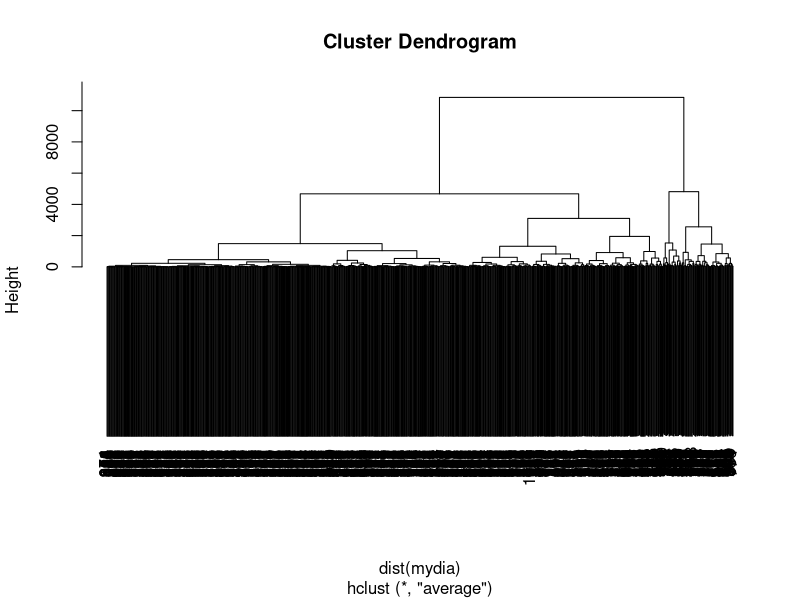
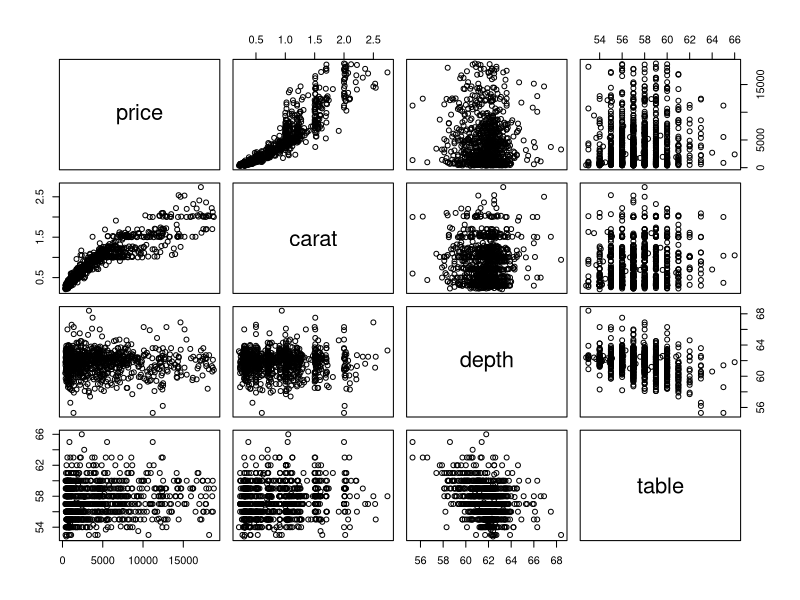
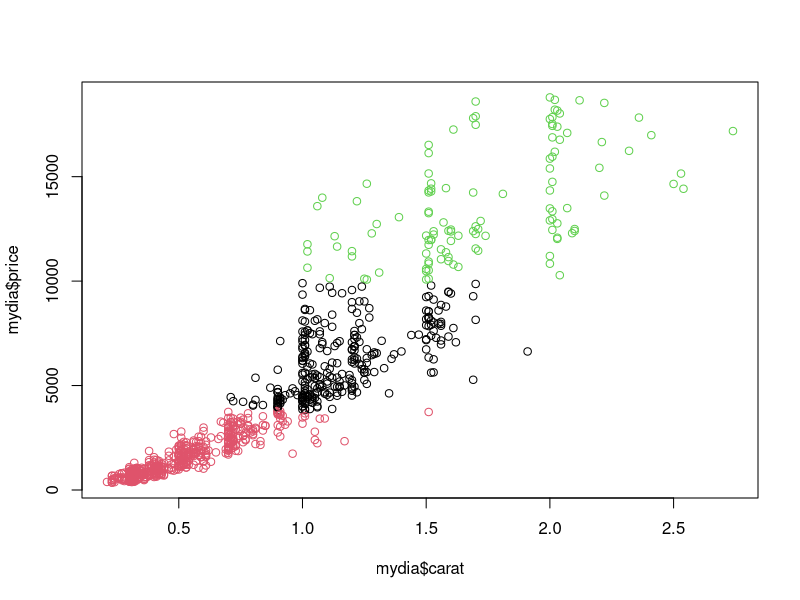
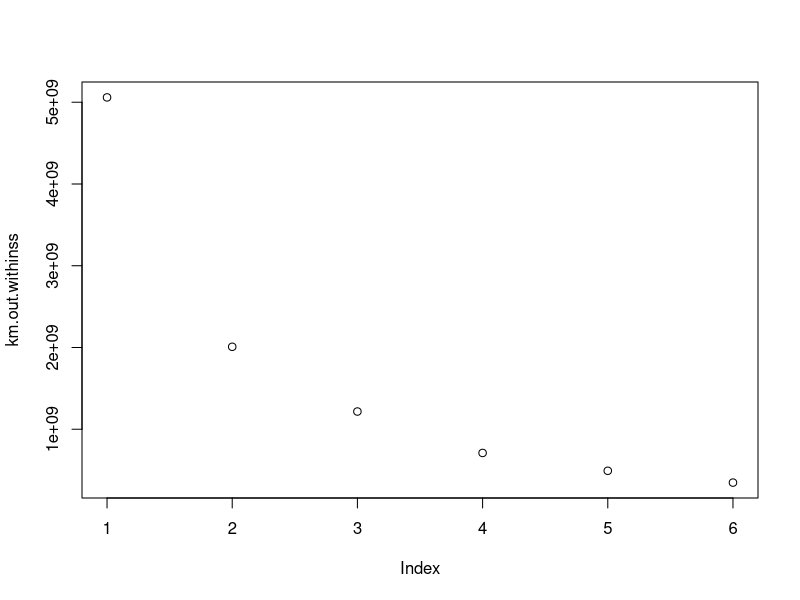
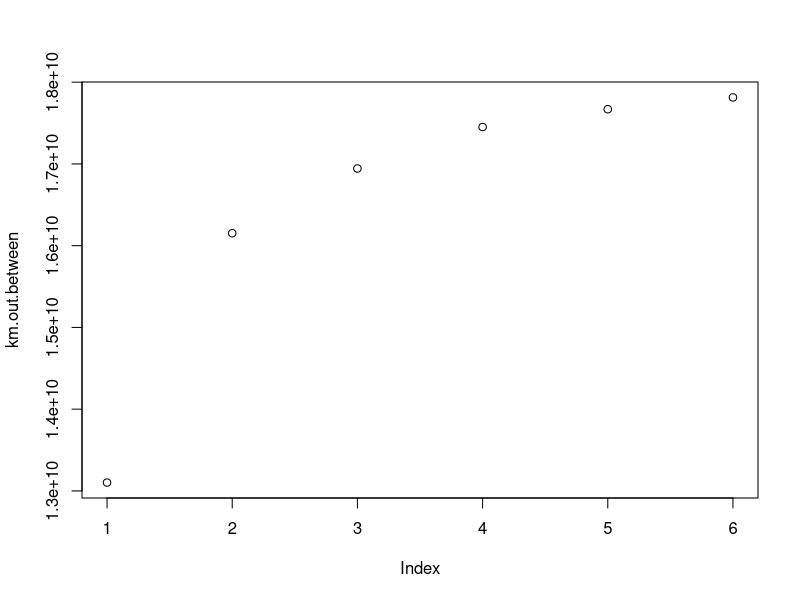

Recreate these plots in R, in order.
library(ggplot2)

# < hierarchical clustering practice > - ggplot2::diamonds
# 1. loading & checking data
data("diamonds")
head(diamonds)
str(diamonds)

# 2. extracting sample data
set.seed(100)
t = sample(1:nrow(diamonds), 1000)
test = diamonds[t, ]
dim(test)
mydia = test[c('price','carat','depth','table')]

# 3. clustering & plotting
result = hclust(dist(mydia), method = 'ave')  # 거리값을 이용한 계층적 군집화 ★ 개별수치가 아닌 거리값을 argument로 입력
class(result)
plot(result, hang=1)



# < k-means clustering practice > - ggplot2::diamonds
# 1. extracting sample data - same with above

# 2. clustering
result2 = kmeans(mydia, 3)  # k=3
result2
names(result2)

# 3. checking statistics by group
group1 = subset(mydia, result2$cluster==1)
group2 = subset(mydia, result2$cluster==2)
group3 = subset(mydia, result2$cluster==3)

summary(group1)
summary(group2)
summary(group3)
str(mydia)

# 4. plotting
mydia$cluster = result2$cluster
head(mydia)

cor(mydia[,-5], method = 'pearson')
plot(mydia[,-5])
plot(mydia$carat, mydia$price, 
     col=mydia$cluster)

# 5. looking for appropriate k (elbow method)
km.out.withinss<-c()
km.out.between<-c()
for (i in 2:7) { 
  set.seed(1)
  km.out = kmeans( mydia, centers = i )
  km.out.withinss[i-1] = km.out$tot.withinss # 군집내제곱합의합
  km.out.between[i-1] = km.out$betweenss # 군집간제곱합의합
}
data.frame(km.out.withinss, km.out.between)

plot(km.out.withinss)
plot(km.out.between)
